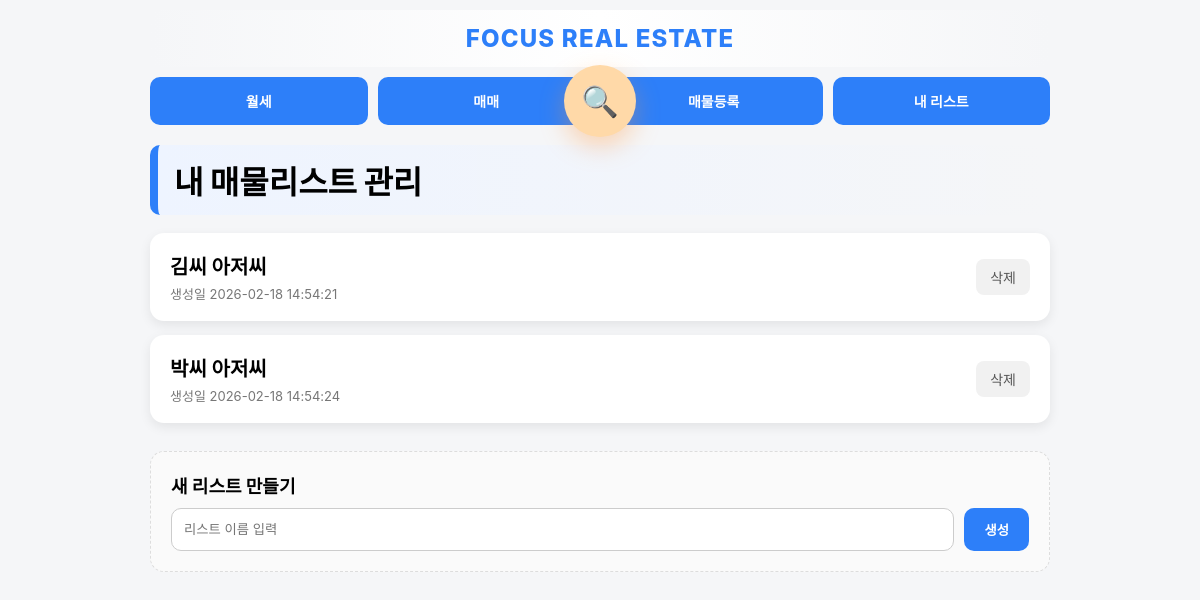
/collections (signed in), run on the app's committed database.
### app.py (models this page shows)
class Collection(db.Model):
    id = db.Column(db.Integer, primary_key=True)
    title = db.Column(db.String(200))
    memo = db.Column(db.String(200))
    created_at = db.Column(db.String(50))

### app.py (the view)
@app.route("/collections")
@login_required
def collections():
    lists = Collection.query.all()
    return render_template(
        "collections.html",
        lists=lists,
    )

### app.py (called while the page is built)
@login_manager.user_loader
def load_user(user_id):
    return User.query.get(int(user_id))

### templates/collections.html (shortened to what this page needs)
{% extends "base.html" %}
{% block content %}
<div class="section-title">내 매물리스트 관리</div>
<div class="list-container">
{% for c in lists %}
<div class="list-card" onclick="location.href='/collections/{{ c.id }}'">
    <div class="list-info">
        <div class="list-title">{{ c.title }}</div>
        <div class="list-date">생성일 {{ c.created_at }}</div>
    </div>
    <div class="list-actions">
        <a href="/collections/delete/{{ c.id }}"
           class="delete-btn"
           onclick="event.stopPropagation(); return confirm('리스트를 삭제할까요?')">
           삭제
        </a>
    </div>
</div>
{% endfor %}
</div>
<div class="new-list-card">
    <div class="new-title">새 리스트 만들기</div>
    <form method="POST" action="/collections/new" class="new-form">
        <input type="text" name="title" placeholder="리스트 이름 입력" required>
        <button type="submit">생성</button>
    </form>
</div>
{% endblock %}

### templates/base.html (style rules this page uses)
body { font-size: 14px; }
body { font-family: "Pretendard", -apple-system, BlinkMacSystemFont, "Segoe UI", Roboto, sans-serif; margin: 0; padding: 0; background: #f5f6f8; }

### templates/collections.html (style rules this page uses)
.section-title { font-size: 32px; font-weight: 900; margin-bottom: 18px; padding: 12px 16px; border-radius: 10px; background: linear-gradient(to right, #eef4ff, transparent); border-left: 8px solid #2d7ff9; }
.list-container { display: flex; flex-direction: column; gap: 14px; }
.list-card { background: white; padding: 18px 20px; border-radius: 14px; box-shadow: 0 4px 12px rgba(0,0,0,0.08); display: flex; justify-content: space-between; align-items: center; }
.list-title { font-size: 20px; font-weight: bold; }
.list-date { font-size: 13px; color: #777; margin-top: 4px; }
.list-actions { display: flex; gap: 10px; }
.delete-btn { background: #f1f1f1; color: #555; padding: 8px 14px; border-radius: 8px; text-decoration: none; }
.new-list-card { margin-top: 28px; background: #fafafa; padding: 20px; border-radius: 14px; border: 1px dashed #ddd; }
.new-title { font-weight: bold; margin-bottom: 10px; font-size: 18px; }
.new-form { display: flex; gap: 10px; }
.new-form input { flex: 1; padding: 12px; border-radius: 10px; border: 1px solid #ccc; }
.new-form button { background: #2d7ff9; color: white; border: none; padding: 12px 20px; border-radius: 10px; font-weight: bold; cursor: pointer; }
.list-card { cursor: pointer; transition: 0.15s; }

### data on the page
Collection: title "김씨 아저씨", created_at "2026-02-18 14:54:21"
Collection: title "박씨 아저씨", created_at "2026-02-18 14:54:24"
